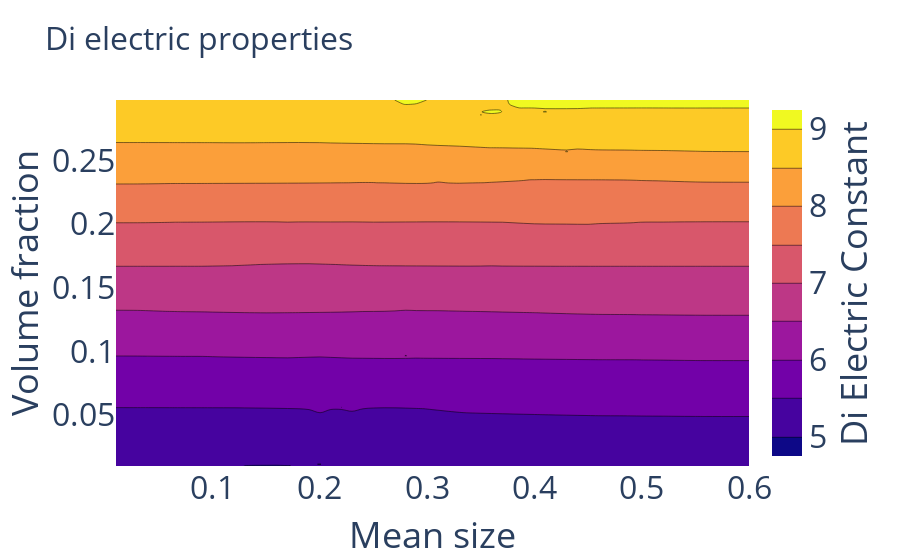

Notebook code cell kept with this figure:
### Code cell
import plotly.graph_objects as go

fig = go.Figure(data =
    go.Contour(
        z=dielectric_pred,
        x=input_test[:,2], # horizontal axis
        y=input_test[:,0], # vertical axis
        colorbar=dict(
        title='Di Electric Constant',titleside='right',titlefont=dict(size=36),tickfont_size=32)
    ))
fig['layout']['yaxis1'].update(title='volume fraction')
fig['layout']['xaxis1'].update(title='Mean size',title_font=dict(size = 36),tickfont_size=32)
fig['layout']['yaxis1'].update(title='Volume fraction',title_font=dict(size = 36),tickfont_size=32)
fig['layout'].update(title='Di electric properties',title_font=dict(size = 32))
fig.show()

### Figure 1 — Plotly figure (JSON) as saved in the notebook; plotly's stock layout.template omitted (floating-point values rounded to 4 significant figures; data arrays with more than 128 entries replaced by an {"elided": "..."} marker saying what was removed)
{"data": [{"colorbar": {"tickfont": {"size": 32}, "title": {"font": {"size": 36}, "side": "right", "text": "Di Electric Constant"}}, "type": "contour", "x": {"elided": "200 float values"}, "y": {"elided": "200 float values"}, "z": {"elided": "200 float values"}}], "layout": {"title": {"font": {"size": 32}, "text": "Di electric properties"}, "xaxis": {"tickfont": {"size": 32}, "title": {"font": {"size": 36}, "text": "Mean size"}}, "yaxis": {"tickfont": {"size": 32}, "title": {"font": {"size": 36}, "text": "Volume fraction"}}}}
